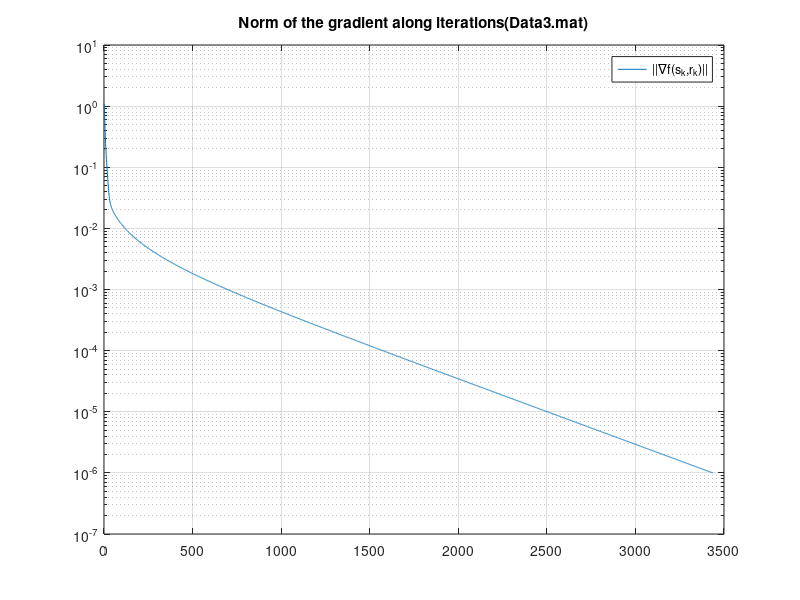
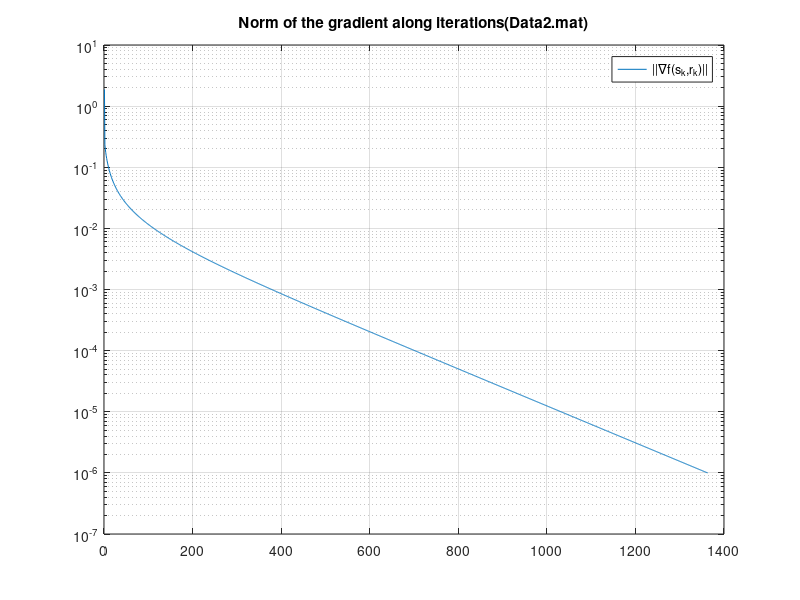

Here is the MATLAB script that generated these plots, in order: (Note: this script raises an error after producing the figures.)
%% Gradient method

%% Task 2
load('data1.mat');
figure_counter = 1;
epsilon = 10^-6; %Stopping criterion
alpha = 1; %Backtracking routine parameter
gama = 10^-4; %Backtracking routine parameter
beta = 1/2; %Backtracking routine parameter
n = size(X,1); %Number of features
K = size(X,2); %Number of data points
A=[X(:,:); -1*ones(1, K)]; %Matrix A
x=[-1*ones(n,1); 0]; %Vector x
step = alpha; %Step size
% Gradient Descent algorithm 
i = 0;
while(1)
        
    grad_phi = (1/K)*(((exp(A'*x))./(1+exp(A'*x)))-Y');
    grad_f = A*grad_phi;
    g(:,i+1) = grad_f; 
    norms(i+1) = norm(g(:,i+1));
    
    if norms(i+1) < epsilon
        break;
    end
    
    d(:,i+1) = -g(:,i+1);
    loop = 1;
   
    while(loop == 1)
        fnext = sum((1/K)*(log(1+exp(A'*(x+step*d(:,i+1))))+Y'.*(-A'*(x+step*d(:,i+1)))));
        fatual = sum((1/K)*(log(1+exp(A'*x))+Y'.*(-A'*x)));
        if  fnext < fatual + gama*grad_f'*(step*d(:,i+1))
            break;
        else
            step = beta*step;
            if step < 0
                disp('Error, step cannot be a negative or null value');
                break;
            else
                continue
            end
        end 
    end
    x = x+step*d(:,i+1);
    step = alpha;
    i = i+1; 
end
    

figure(figure_counter)
hold on;
for j = 1:150
    if Y(j) == 1 
        scatter(X(1,j),X(2,j),'blue','filled') %Dataset
    else
        scatter(X(1,j),X(2,j),'red','filled')
    end
end

x1 = linspace(min(X(1,:)),max(X(1,:)),150);
plot(x1,(x(3,1)-x(1,1)*x1)/(x(2,1)), '--'); %Hyperplane
title('Dataset and Hyperplane (Data1.mat)');
legend('y = 1','y = 0');
hold off;
figure_counter = figure_counter + 1;

figure(figure_counter);
semilogy(norms);
grid on;
title('Norm of the gradient along iterations (Data1.mat)');
legend('||\nablaf(s_k,r_k)||');
figure_counter = figure_counter + 1;

%% Task 3

clear;
close all;

load('data2.mat');
figure_counter = 1;
epsilon = 10^-6; %Stopping criterion
alpha = 1; %Backtracking routine parameter
gama = 10^-4; %Backtracking routine parameter
beta = 1/2; %Backtracking routine parameter
n = size(X,1); %Number of features
K = size(X,2); %Number of data points
A=[X(:,:); -1*ones(1, K)]; %Matrix A
x=[-1*ones(n,1); 0]; %Vector x
step = alpha; %Step size
% Gradient Descent algorithm 
i = 0;
while(1)
        
    grad_phi = (1/K)*(((exp(A'*x))./(1+exp(A'*x)))-Y');
    grad_f = A*grad_phi;
    g(:,i+1) = grad_f; 
    norms(i+1) = norm(g(:,i+1));
    
    if norms(i+1) < epsilon
        break;
    end
    
    d(:,i+1) = -g(:,i+1);
    loop = 1;
   
    while(loop == 1)
        fnext = sum((1/K)*(log(1+exp(A'*(x+step*d(:,i+1))))+Y'.*(-A'*(x+step*d(:,i+1)))));
        fatual = sum((1/K)*(log(1+exp(A'*x))+Y'.*(-A'*x)));
        if  fnext < fatual + gama*grad_f'*(step*d(:,i+1))
            break;
        else
            step = beta*step;
            if step < 0
                disp('Error, step cannot be a negative or null value');
                break;
            else
                continue
            end
        end 
    end
    x = x+step*d(:,i+1);
    step = alpha;
    i = i+1; 
end
    

figure(figure_counter)
hold on;
for j = 1:150
    if Y(j) == 1 
        scatter(X(1,j),X(2,j),'blue','filled') %Dataset
    else
        scatter(X(1,j),X(2,j),'red','filled')
    end
end

x1 = linspace(min(X(1,:)),max(X(1,:)),150);
plot(x1,(x(3,1)-x(1,1)*x1)/(x(2,1)), '--'); %Hyperplane
title('Dataset and Hyperplane (Data2.mat)');
legend('y = 1','y = 0');
hold off;
figure_counter = figure_counter + 1;

figure(figure_counter);
semilogy(norms);
grid on;
title('Norm of the gradient along iterations(Data2.mat)');
legend('||\nablaf(s_k,r_k)||');
figure_counter = figure_counter + 1;

%% Task 4
%Data 3

clear;
close all;

load('data3.mat');
epsilon = 10^-6; %Stopping criterion
alpha = 1; %Backtracking routine parameter
gama = 10^-4; %Backtracking routine parameter
beta = 1/2; %Backtracking routine parameter
n = size(X,1); %Number of features
K = size(X,2); %Number of data points
A = [X(:,:); -1*ones(1, K)]; %Matrix A
x = [-1*ones(n,1); 0]; %Vector x
step = alpha; %Step size
% Gradient Descent algorithm 
i = 0;
while(1)
        
    grad_phi = (1/K)*(((exp(A'*x))./(1+exp(A'*x)))-Y');
    grad_f = A*grad_phi;
    g(:,i+1) = grad_f; 
    norms(i+1) = norm(g(:,i+1));
    
    if norms(i+1) < epsilon
        break;
    end
    
    d(:,i+1) = -g(:,i+1);
    loop = 1;
   
    while(loop == 1)
        fnext = sum((1/K)*(log(1+exp(A'*(x+step*d(:,i+1))))+Y'.*(-A'*(x+step*d(:,i+1)))));
        fatual = sum((1/K)*(log(1+exp(A'*x))+Y'.*(-A'*x)));
        if  fnext < fatual + gama*grad_f'*(step*d(:,i+1))
            break;
        else
            step = beta*step;
            if step < 0
                disp('Error, step cannot be a negative or null value');
                break;
            else
                continue
            end
        end 
    end
    x = x+step*d(:,i+1);
    step = alpha;
    i = i+1; 
end
figure(1);
semilogy(norms);
grid on;
title('Norm of the gradient along iterations(Data3.mat)');
legend('||\nablaf(s_k,r_k)||');

%% Data 4
clear;
close all;

load('data4.mat');
epsilon = 10^-6; %Stopping criterion
alpha = 1; %Backtracking routine parameter
gama = 10^-4; %Backtracking routine parameter
beta = 1/2; %Backtracking routine parameter
n = size(X,1); %Number of features
K = size(X,2); %Number of data points
A = [X(:,:); -1*ones(1, K)]; %Matrix A
x = [-1*ones(n,1); 0]; %Vector x
step = alpha; %Step size
% Gradient Descent algorithm 
i = 0;
while(1)
        
    grad_phi = (1/K)*(((exp(A'*x))./(1+exp(A'*x)))-Y');
    grad_f = A*grad_phi;
    g(:,i+1) = grad_f; 
    norms(i+1) = norm(g(:,i+1));
    
    if norms(i+1) < epsilon
        break;
    end
    
    d(:,i+1) = -g(:,i+1);
    loop = 1;
   
    while(loop == 1)
        fnext = sum((1/K)*(log(1+exp(A'*(x+step*d(:,i+1))))+Y'.*(-A'*(x+step*d(:,i+1)))));
        fatual = sum((1/K)*(log(1+exp(A'*x))+Y'.*(-A'*x)));
        if  fnext < fatual + gama*grad_f'*(step*d(:,i+1))
            break;
        else
            step = beta*step;
            if step < 0
                disp('Error, step cannot be a negative or null value');
                break;
            else
                continue
            end
        end 
    end
    x = x+step*d(:,i+1);
    step = alpha;
    i = i+1; 
end
figure(1);
semilogy(norms);
grid on;
title('Norm of the gradient along iterations(Data4.mat)');
legend('||\nablaf(s_k,r_k)||');

%% Task 6

%% Data 1
clear;
close all;

load('data1.mat');
epsilon = 10^-6; %Stopping criterion
alpha = 1; %Backtracking routine parameter
gama = 10^-4; %Backtracking routine parameter
beta = 1/2; %Backtracking routine parameter
n = size(X,1); %Number of features
K = size(X,2); %Number of data points
A = [X(:,:); -1*ones(1, K)]; %Matrix A
x = [-1*ones(n,1); 0]; %Vector x
step = alpha; %Step size

i = 0;

while(1)
    grad_phi = (1/K)*(((exp(A'*x))./(1+exp(A'*x)))-Y');
    grad_f = A*grad_phi;
    g(:,i+1) = grad_f;
    norms(i+1) = norm(g(:,i+1));
    
    if(norms(i+1)<epsilon)
        break;
    end
    D = diag((exp(A'*x)./((1+(exp(A'*x))).^2)));
    d(:,i+1) = -(A*D*(A')./K)\g(:,i+1);
    
    loop = 1;
    while(loop == 1)
        fnext = sum((1/K)*(log(1+exp(A'*(x+step*d(:,i+1))))+Y'.*(-A'*(x+step*d(:,i+1)))));
        fatual = sum((1/K)*(log(1+exp(A'*x))+Y'.*(-A'*x)));
        if  fnext < fatual + gama*grad_f'*(step*d(:,i+1))
            break;
        else
            step = beta*step;
        end 
    end
    x = x+step*d(:,i+1);
    store(i+1) = step;
    step = alpha;
    i = i+1;
end

figure(1);
semilogy(norms);
grid on;
title('Newton: Norm of the gradient along iterations(Data1.mat)');
legend('||\nablaf(s_k,r_k)||');

%Plot the stepsizes along iterations
figure(2)
stem(store);
xlabel('k');
title('\alpha_k Newton method');

%% Data 2
clear;
close all;

load('data2.mat');
epsilon = 10^-6; %Stopping criterion
alpha = 1; %Backtracking routine parameter
gama = 10^-4; %Backtracking routine parameter
beta = 1/2; %Backtracking routine parameter
n = size(X,1); %Number of features
K = size(X,2); %Number of data points
A = [X(:,:); -1*ones(1, K)]; %Matrix A
x = [-1*ones(n,1); 0]; %Vector x
step = alpha; %Step size

i = 0;

while(1)
    grad_phi = (1/K)*(((exp(A'*x))./(1+exp(A'*x)))-Y');
    grad_f = A*grad_phi;
    g(:,i+1) = grad_f;
    norms(i+1) = norm(g(:,i+1));
    
    if(norms(i+1)<epsilon)
        break;
    end
    D = diag((exp(A'*x)./((1+(exp(A'*x))).^2)));
    d(:,i+1) = -(A*D*(A')./K)\g(:,i+1);
    
    loop = 1;
    while(loop == 1)
        fnext = sum((1/K)*(log(1+exp(A'*(x+step*d(:,i+1))))+Y'.*(-A'*(x+step*d(:,i+1)))));
        fatual = sum((1/K)*(log(1+exp(A'*x))+Y'.*(-A'*x)));
        if  fnext < fatual + gama*grad_f'*(step*d(:,i+1))
            break;
        else
            step = beta*step;
        end 
    end
    x = x+step*d(:,i+1);
    store(i+1) = step;
    step = alpha;
    i = i+1;
end

figure(1);
semilogy(norms);
grid on;
title('Newton: Norm of the gradient along iterations(Data2.mat)');
legend('||\nablaf(s_k,r_k)||');

%Plot the stepsizes along iterations
figure(2)
stem(store);
xlabel('k');
title('\alpha_k Newton method');

%% Data 3
clear;
close all;

load('data3.mat');
epsilon = 10^-6; %Stopping criterion
alpha = 1; %Backtracking routine parameter
gama = 10^-4; %Backtracking routine parameter
beta = 1/2; %Backtracking routine parameter
n = size(X,1); %Number of features
K = size(X,2); %Number of data points
A = [X(:,:); -1*ones(1, K)]; %Matrix A
x = [-1*ones(n,1); 0]; %Vector x
step = alpha; %Step size

i = 0;

while(1)
    grad_phi = (1/K)*(((exp(A'*x))./(1+exp(A'*x)))-Y');
    grad_f = A*grad_phi;
    g(:,i+1) = grad_f;
    norms(i+1) = norm(g(:,i+1));
    
    if(norms(i+1)<epsilon)
        break;
    end
    D = diag((exp(A'*x)./((1+(exp(A'*x))).^2)));
    d(:,i+1) = -(A*D*(A')./K)\g(:,i+1);
    
    loop = 1;
    while(loop == 1)
        fnext = sum((1/K)*(log(1+exp(A'*(x+step*d(:,i+1))))+Y'.*(-A'*(x+step*d(:,i+1)))));
        fatual = sum((1/K)*(log(1+exp(A'*x))+Y'.*(-A'*x)));
        if  fnext < fatual + gama*grad_f'*(step*d(:,i+1))
            break;
        else
            step = beta*step;
        end 
    end
    x = x+step*d(:,i+1);
    store(i+1) = step;
    step = alpha;
    i = i+1;
end

figure(1);
semilogy(norms);
grid on;
title('Newton: Norm of the gradient along iterations(Data3.mat)');
legend('||\nablaf(s_k,r_k)||');

%Plot the stepsizes along iterations
figure(2)
stem(store);
xlabel('k');
title('\alpha_k Newton method');

%% Data 4
clear;
close all;

load('data4.mat');
epsilon = 10^-6; %Stopping criterion
alpha = 1; %Backtracking routine parameter
gama = 10^-4; %Backtracking routine parameter
beta = 1/2; %Backtracking routine parameter
n = size(X,1); %Number of features
K = size(X,2); %Number of data points
A = [X(:,:); -1*ones(1, K)]; %Matrix A
x = [-1*ones(n,1); 0]; %Vector x
step = alpha; %Step size

i = 0;

while(1)
    grad_phi = (1/K)*(((exp(A'*x))./(1+exp(A'*x)))-Y');
    grad_f = A*grad_phi;
    g(:,i+1) = grad_f;
    norms(i+1) = norm(g(:,i+1));
    
    if(norms(i+1)<epsilon)
        break;
    end
    D = diag((exp(A'*x)./((1+(exp(A'*x))).^2)));
    d(:,i+1) = -(A*D*(A')./K)\g(:,i+1);
    
    loop = 1;
    while(loop == 1)
        fnext = sum((1/K)*(log(1+exp(A'*(x+step*d(:,i+1))))+Y'.*(-A'*(x+step*d(:,i+1)))));
        fatual = sum((1/K)*(log(1+exp(A'*x))+Y'.*(-A'*x)));
        if  fnext < fatual + gama*grad_f'*(step*d(:,i+1))
            break;
        else
            step = beta*step;
        end 
    end
    x = x+step*d(:,i+1);
    store(i+1) = step;
    step = alpha;
    i = i+1;
end

figure(1);
semilogy(norms);
grid on;
title('Newton: Norm of the gradient along iterations(Data4.mat)');
legend('||\nablaf(s_k,r_k)||');

%Plot the stepsizes along iterations
figure(2)
stem(store);
xlabel('k');
title('\alpha_k Newton method');



